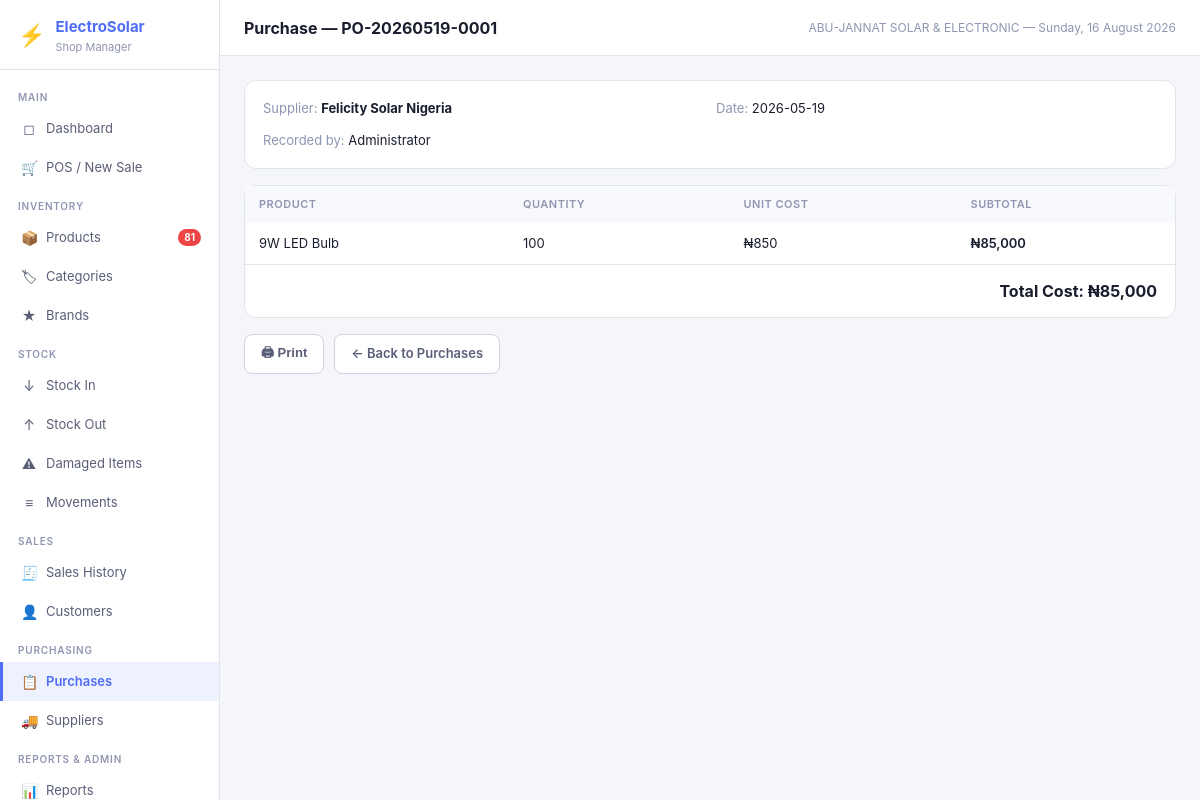
Screenshot of /purchases/1 (signed in) with the database file from the repository.
### tables this page shows
CREATE TABLE purchases (
            id INTEGER PRIMARY KEY AUTOINCREMENT,
            ref_no TEXT UNIQUE NOT NULL,
            supplier_id INTEGER REFERENCES suppliers(id),
            user_id INTEGER NOT NULL REFERENCES users(id),
            total_cost REAL NOT NULL DEFAULT 0,
            notes TEXT,
            created_at TEXT NOT NULL DEFAULT (datetime('now'))
        );

CREATE TABLE settings (
            key TEXT PRIMARY KEY,
            value TEXT
        );

CREATE TABLE users (
            id INTEGER PRIMARY KEY AUTOINCREMENT,
            username TEXT UNIQUE NOT NULL,
            password_hash TEXT NOT NULL,
            full_name TEXT NOT NULL,
            role TEXT NOT NULL DEFAULT 'staff',
            is_active INTEGER NOT NULL DEFAULT 1,
            created_at TEXT NOT NULL DEFAULT (datetime('now'))
        );

CREATE TABLE purchase_items (
            id INTEGER PRIMARY KEY AUTOINCREMENT,
            purchase_id INTEGER NOT NULL REFERENCES purchases(id) ON DELETE CASCADE,
            product_id INTEGER NOT NULL REFERENCES products(id),
            product_name TEXT NOT NULL,
            quantity INTEGER NOT NULL,
            unit_cost REAL NOT NULL,
            subtotal REAL NOT NULL
        );

### app.py (the view)
@app.route('/purchases/<int:pid>')
@login_required
def purchase_detail(pid):
    purchase = query("""SELECT p.*, COALESCE(s.name,'—') supplier_name, u.full_name staff_name
        FROM purchases p LEFT JOIN suppliers s ON p.supplier_id=s.id JOIN users u ON p.user_id=u.id
        WHERE p.id=?""", (pid,), one=True)
    items = query("SELECT * FROM purchase_items WHERE purchase_id=?", (pid,))
    return render_template('purchase_detail.html', purchase=purchase, items=items)

### app.py (called while the page is built)
def get_db():
    if 'db' not in g:
        g.db = sqlite3.connect(DB_PATH)
        g.db.row_factory = sqlite3.Row
        g.db.execute("PRAGMA foreign_keys = ON")
        g.db.execute("PRAGMA journal_mode = WAL")
    return g.db

def query(sql, args=(), one=False):
    cur = get_db().execute(sql, args)
    rv = cur.fetchall()
    return (rv[0] if rv else None) if one else rv

def login_required(f):
    @wraps(f)
    def decorated(*args, **kwargs):
        if 'user_id' not in session:
            return redirect(url_for('login'))
        return f(*args, **kwargs)
    return decorated

def current_user():
    return {'id': session.get('user_id'), 'username': session.get('username'),
            'full_name': session.get('full_name'), 'role': session.get('role')}

def get_settings():
    rows = query("SELECT key, value FROM settings")
    return {r['key']: r['value'] for r in rows}

@app.context_processor
def inject_globals():
    s = get_settings() if 'user_id' in session else {}
    low_stock = 0
    if 'user_id' in session:
        r = query("SELECT COUNT(*) as c FROM products WHERE is_active=1 AND quantity <= reorder_level", one=True)
        low_stock = r['c'] if r else 0
    return dict(settings=s, current_user=current_user(), low_stock_count=low_stock,
                now=datetime.now())

### templates/purchase_detail.html (shortened to what this page needs)
{% extends 'base.html' %}{% block title %}Purchase {{ purchase.ref_no }}{% endblock %}{% block page_title %}Purchase — {{ purchase.ref_no }}{% endblock %}
{% block content %}
{% set cur = settings.get('currency','₦') %}
<div class="card" style="margin-bottom:16px;">
  <div class="card-body" style="display:grid;grid-template-columns:1fr 1fr;gap:12px;font-size:13px;">
    <div><span class="text-muted">Supplier: </span><strong>{{ purchase.supplier_name }}</strong></div>
    <div><span class="text-muted">Date: </span>{{ purchase.created_at[:10] }}</div>
    <div><span class="text-muted">Recorded by: </span>{{ purchase.staff_name }}</div>
  </div>
</div>
<div class="card">
  <div class="table-wrap">
    <table>
      <thead><tr><th>Product</th><th>Quantity</th><th>Unit Cost</th><th>Subtotal</th></tr></thead>
      <tbody>
        {% for item in items %}
        <tr>
          <td>{{ item.product_name }}</td>
          <td>{{ item.quantity }}</td>
          <td>{{ cur }}{{ '{:,.0f}'.format(item.unit_cost) }}</td>
          <td style="font-weight:600;">{{ cur }}{{ '{:,.0f}'.format(item.subtotal) }}</td>
        </tr>
        {% endfor %}
      </tbody>
    </table>
  </div>
  <div style="padding:14px 18px;border-top:1px solid var(--border);text-align:right;font-size:16px;font-weight:700;">
    Total Cost: {{ cur }}{{ '{:,.0f}'.format(purchase.total_cost) }}
  </div>
</div>
<div style="margin-top:16px;display:flex;gap:10px;">
  <button class="btn btn-secondary" onclick="window.print()">🖨 Print</button>
  <a href="{{ url_for('purchases') }}" class="btn btn-secondary">← Back to Purchases</a>
</div>
{% endblock %}

### templates/base.html (shortened to what this page needs)
<!DOCTYPE html>
<html lang="en">
<head>
<link rel="stylesheet" href="{{ url_for('static', filename='css/style.css') }}">
</head>
<body>
<div class="app-shell">
  <aside class="sidebar">
    <div class="sidebar-logo">
      <div class="logo-icon">⚡</div>
      <div>
        <h1>ElectroSolar</h1>
        <p>Shop Manager</p>
      </div>
    </div>
    <nav class="sidebar-nav">
      <div class="nav-section">Main</div>
      <a href="{{ url_for('dashboard') }}" class="nav-item {% if request.endpoint=='dashboard' %}active{% endif %}">
        <span class="nav-icon">◻</span> Dashboard
      </a>
      <a href="{{ url_for('pos') }}" class="nav-item {% if request.endpoint=='pos' %}active{% endif %}">
        <span class="nav-icon">🛒</span> POS / New Sale
      </a>
      <div class="nav-section">Inventory</div>
      <a href="{{ url_for('products') }}" class="nav-item {% if request.endpoint=='products' %}active{% endif %}">
        <span class="nav-icon">📦</span> Products
        {% if low_stock_count > 0 %}<span class="nav-badge">{{ low_stock_count }}</span>{% endif %}
      </a>
      <a href="{{ url_for('categories') }}" class="nav-item {% if request.endpoint=='categories' %}active{% endif %}">
        <span class="nav-icon">🏷</span> Categories
      </a>
      <a href="{{ url_for('brands') }}" class="nav-item {% if request.endpoint=='brands' %}active{% endif %}">
        <span class="nav-icon">★</span> Brands
      </a>
      <div class="nav-section">Stock</div>
      <a href="{{ url_for('stock_in') }}" class="nav-item {% if request.endpoint=='stock_in' %}active{% endif %}">
        <span class="nav-icon">↓</span> Stock In
      </a>
      <a href="{{ url_for('stock_out') }}" class="nav-item {% if request.endpoint=='stock_out' %}active{% endif %}">
        <span class="nav-icon">↑</span> Stock Out
      </a>
      <a href="{{ url_for('stock_damaged') }}" class="nav-item {% if request.endpoint=='stock_damaged' %}active{% endif %}">
        <span class="nav-icon">⚠</span> Damaged Items
      </a>
      <a href="{{ url_for('stock_movements') }}" class="nav-item {% if request.endpoint=='stock_movements' %}active{% endif %}">
        <span class="nav-icon">≡</span> Movements
      </a>
      <div class="nav-section">Sales</div>
      <a href="{{ url_for('sales') }}" class="nav-item {% if request.endpoint in ['sales','sale_detail'] %}active{% endif %}">
        <span class="nav-icon">🧾</span> Sales History
      </a>
      <a href="{{ url_for('customers') }}" class="nav-item {% if request.endpoint in ['customers','customer_history'] %}active{% endif %}">
        <span class="nav-icon">👤</span> Customers
      </a>
      <div class="nav-section">Purchasing</div>
      <a href="{{ url_for('purchases') }}" class="nav-item {% if request.endpoint in ['purchases','purchase_detail'] %}active{% endif %}">
        <span class="nav-icon">📋</span> Purchases
      </a>
      <a href="{{ url_for('suppliers') }}" class="nav-item {% if request.endpoint=='suppliers' %}active{% endif %}">
        <span class="nav-icon">🚚</span> Suppliers
      </a>
      <div class="nav-section">Reports & Admin</div>
      <a href="{{ url_for('reports') }}" class="nav-item {% if request.endpoint=='reports' %}active{% endif %}">
        <span class="nav-icon">📊</span> Reports
      </a>
    </nav>
  </aside>
  <div class="main-area">
    <header class="topbar">
      <h2>{% block page_title %}{% endblock %}</h2>
      <span class="topbar-meta">{{ settings.get('shop_name','ElectroSolar') }} — {{ now.strftime('%A, %d %B %Y') }}</span>
    </header>
    <main class="page-content">
      {% block content %}{% endblock %}
    </main>
  </div>
</div>
</body>
</html>

### static/css/style.css (style rules this page uses)
*, *::before, *::after { box-sizing: border-box; margin: 0; padding: 0; }
:root { --bg: #f5f6fa; --surface: #ffffff; --surface2: #f8f9fc; --border: #e2e4eb; --border2: #d0d3de; --text: #1a1d2e; --text2: #5a5f78; --text3: #9096b2; --accent: #4f6ef7; --accent-hover: #3b58e8; --accent-light: #eef1fe; --success: #22c55e; --success-bg: #f0fdf4; --success-text: #16a34a; --warning: #f59e0b; --warning-bg: #fffbeb; --warning-text: #b45309; --danger: #ef4444; --danger-bg: #fef2f2; --danger-text: #dc2626; --info: #3b82f6; --info-bg: #eff6ff; --info-text: #1d4ed8; --sidebar-w: 220px; --radius: 8px; --radius-lg: 12px; --shadow: 0 1px 3px rgba(0,0,0,0.08); --shadow-md: 0 4px 16px rgba(0,0,0,0.12); }
body { font-family: -apple-system, BlinkMacSystemFont, 'Segoe UI', 'Inter', sans-serif; font-size: 14px; color: var(--text); background: var(--bg); line-height: 1.5; -webkit-font-smoothing: antialiased; }
a { color: var(--accent); text-decoration: none; }
.app-shell { display: flex; min-height: 100vh; }
.sidebar { width: var(--sidebar-w); min-width: var(--sidebar-w); background: var(--surface); border-right: 1px solid var(--border); display: flex; flex-direction: column; position: sticky; top: 0; height: 100vh; overflow-y: auto; }
.sidebar-logo { padding: 16px 18px 14px; border-bottom: 1px solid var(--border); display: flex; align-items: center; gap: 10px; }
.logo-icon { font-size: 22px; }
.sidebar-logo h1 { font-size: 15px; font-weight: 700; color: var(--accent); }
.sidebar-logo p { font-size: 11px; color: var(--text3); }
.sidebar-nav { flex: 1; padding: 8px 0; }
.nav-section { padding: 12px 18px 4px; font-size: 10px; font-weight: 600; color: var(--text3); text-transform: uppercase; letter-spacing: 0.8px; }
.nav-item { display: flex; align-items: center; gap: 9px; padding: 9px 18px; font-size: 13px; color: var(--text2); text-decoration: none; border-left: 3px solid transparent; transition: all 0.12s; }
.nav-item.active { background: var(--accent-light); color: var(--accent); font-weight: 600; border-left-color: var(--accent); }
.nav-icon { font-size: 14px; width: 16px; text-align: center; flex-shrink: 0; }
.nav-badge { margin-left: auto; background: var(--danger); color: white; border-radius: 99px; font-size: 10px; font-weight: 700; padding: 1px 6px; }
.main-area { flex: 1; display: flex; flex-direction: column; min-width: 0; }
.topbar { padding: 0 24px; height: 56px; display: flex; align-items: center; justify-content: space-between; background: var(--surface); border-bottom: 1px solid var(--border); position: sticky; top: 0; z-index: 10; }
.topbar h2 { font-size: 16px; font-weight: 700; }
.topbar-meta { font-size: 12px; color: var(--text3); }
.page-content { flex: 1; padding: 24px; }
.card { background: var(--surface); border: 1px solid var(--border); border-radius: var(--radius-lg); }
.card-body { padding: 18px; }
.table-wrap { overflow-x: auto; }
table { width: 100%; border-collapse: collapse; font-size: 13px; }
thead { background: var(--surface2); }
th { padding: 10px 14px; text-align: left; font-size: 11px; font-weight: 600; color: var(--text3); text-transform: uppercase; letter-spacing: 0.5px; white-space: nowrap; }
td { padding: 11px 14px; border-bottom: 1px solid var(--border); vertical-align: middle; }
tr:last-child td { border-bottom: none; }
.btn { display: inline-flex; align-items: center; gap: 6px; padding: 8px 16px; font-size: 13px; font-weight: 600; border-radius: var(--radius); cursor: pointer; border: none; transition: all 0.12s; white-space: nowrap; text-decoration: none; }
.btn-secondary { background: var(--surface); color: var(--text2); border: 1px solid var(--border2); }
.text-muted { color: var(--text3); }

### rows the page displays
purchases: ref_no "PO-20260519-0001", created_at "2026-05-19", total_cost "85,000"
settings: get "ABU-JANNAT SOLAR & ELECTRONIC"
users: staff_name "Administrator"
purchase_items: product_name "9W LED Bulb", quantity "100", cur "₦", unit_cost "850", subtotal "85,000"

### other values shown
{{ low_stock_count }} "81"
{{ purchase.supplier_name }} "Felicity Solar Nigeria"
{{ cur }} "₦"
